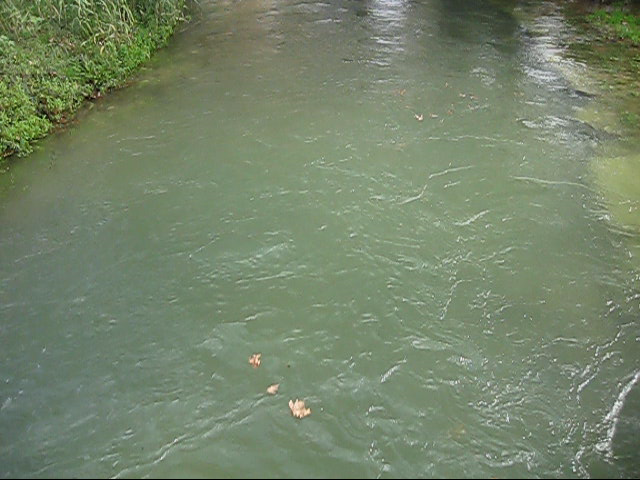
%> input picture image-segmentation/MVI_4117_frame_0677.bmp, 640 x 480 px
$ octave regionBasedActiveContours.m   (GNU Octave 9; MATLAB toolbox functions it lacks are replaced by stand-ins)
%> lines starting %> are read from the running program, lines starting %| are printed output that depends on the picture; in (x1, y1, x2, y2) boxes, pixels count from 0 and x2, y2 are one past the last pixel; in counts of white or black regions, pixels touching at a corner belong together; the program's own positions count from 1
clear all;
close all;
clc;


%------------------------------------------------------------------------------------------

                                    % Image Segmentation

%------------------------------------------------------------------------------------------
% Color image segmentation using active contours.
%------------------------------------------------------------------------------------------

tic

% Read image.
input = imread('MVI_4117_frame_0677.bmp');
%> input is the input picture: size 480x640x3 uint8; mean R, G, B 116.9, 131.9, 106.1

if (size(input, 3) ~= 3)
    error('Input image must be RGB.')
else
    % Display the original image.
    figure, imshow(input);
    axis equal; axis tight; axis off;
    set(gcf, 'Color', 'White'); title('original image', 'FontSize', 17);

    % Perform morphological opening on the image with structuring element
    % strel('disk',10).
    background = imopen(input,strel('disk',10));
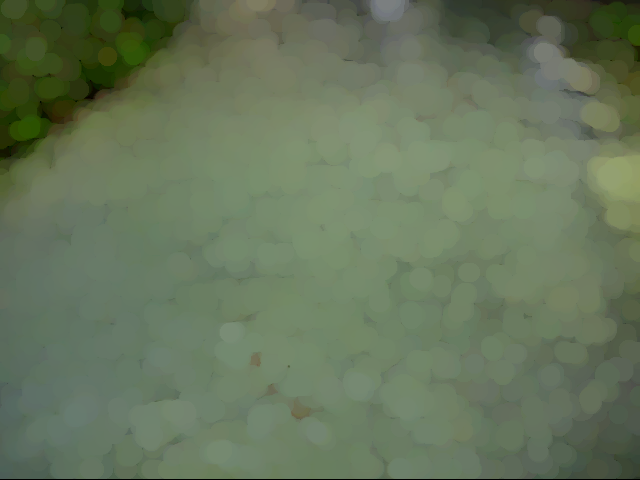
%> background: size 480x640x3 uint8; mean R, G, B 102, 117.2, 90.7
    figure; imshow(background);
    axis equal; axis tight; axis off;
    set(gcf, 'Color', 'White'); title('background','FontSize',17)

    % Image pre-processing to bring the leaves to the foreground while
    % cutting the background.
    forgr=input-background;
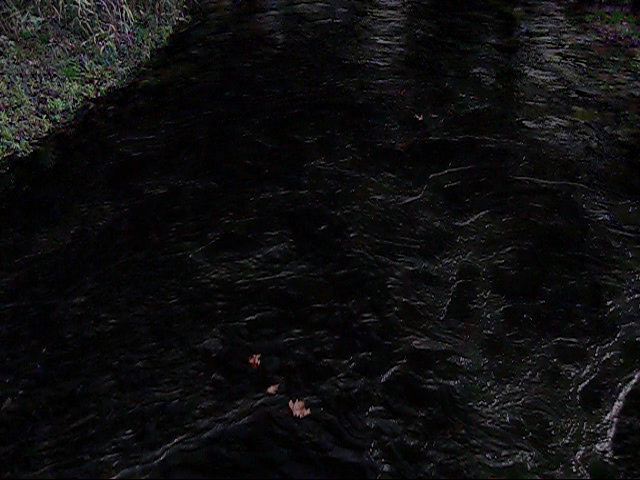
%> forgr: size 480x640x3 uint8; mean R, G, B 14.9, 14.7, 15.4
    figure; imshow(forgr);
    axis equal; axis tight; axis off;
    set(gcf, 'Color', 'White'); title('original image without the background','FontSize',17)

    % Convert RGB image to grayscale.
    imgG = rgb2gray(forgr);
    figure;imshow(imgG);
    axis equal; axis tight; axis off;
    set(gcf, 'Color', 'White'); title('image in grayscale','FontSize',17)

    % Adjust image intensity values.
    imgAdj = imadjust(imgG);
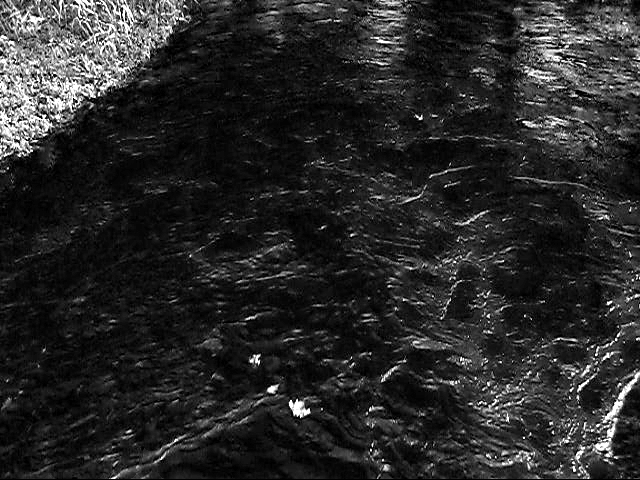
%> imgAdj: size 480x640 uint8; min 0, max 255, mean 40.6
    figure;imshow(imgAdj);
    axis equal; axis tight; axis off;
    set(gcf, 'Color', 'White'); title('intensity values adjustment','FontSize',17)

    % Region Selection
    % Create mask so that we focus on a specific region (3 leaves region).
    mask = zeros(size(imgAdj));           % zeros = black
    mask(352:end-60,245:end-325) = 1;     % ones = white
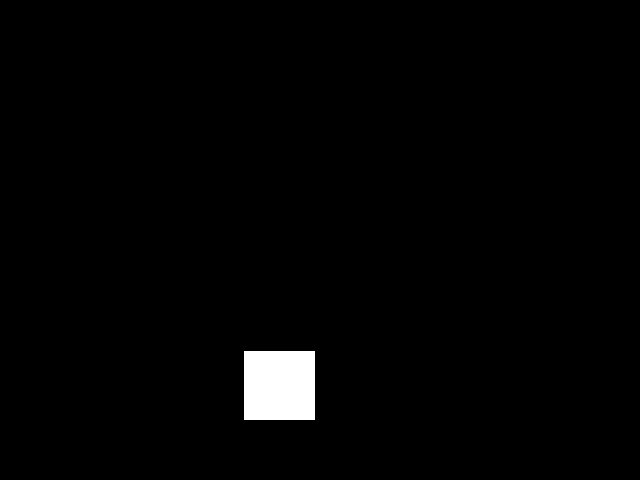
%> mask: size 480x640 double; values 0 (black) and 1 (white), 1.6% white; 1 white region, box (x1, y1, x2, y2) and area: (244, 351, 315, 420) 4899
    figure;imshow(mask);
    axis equal; axis tight; axis off;
    set(gcf, 'Color', 'White'); title('initial contour location','FontSize',17);

    % Region boundaries on image.
    figure; imshow(imgAdj)
    hold on
    visboundaries(mask) %Introduced in Matlab R2015a
    axis equal; axis tight; axis off;
    set(gcf, 'Color', 'White'); title('region boundaries on image','FontSize',17)
%> after `title('region boundaries on image','FontSize',17)`:
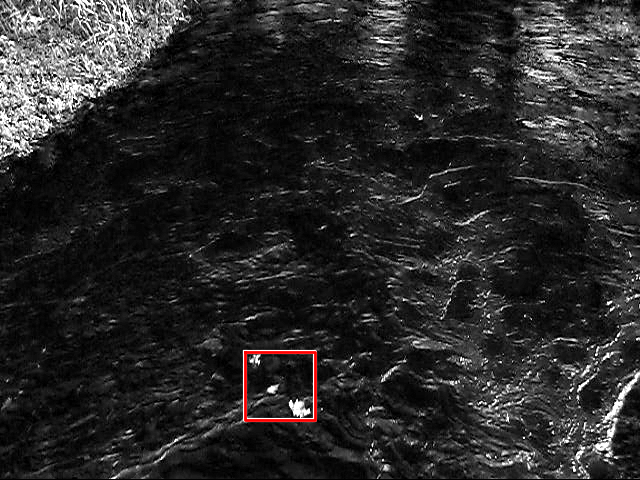
%> figure redrawn from the program's plot data; its title reads 'region boundaries on image'
    hold off

    % Segment image into foreground and background using active contours.
%> (the run ends here)
